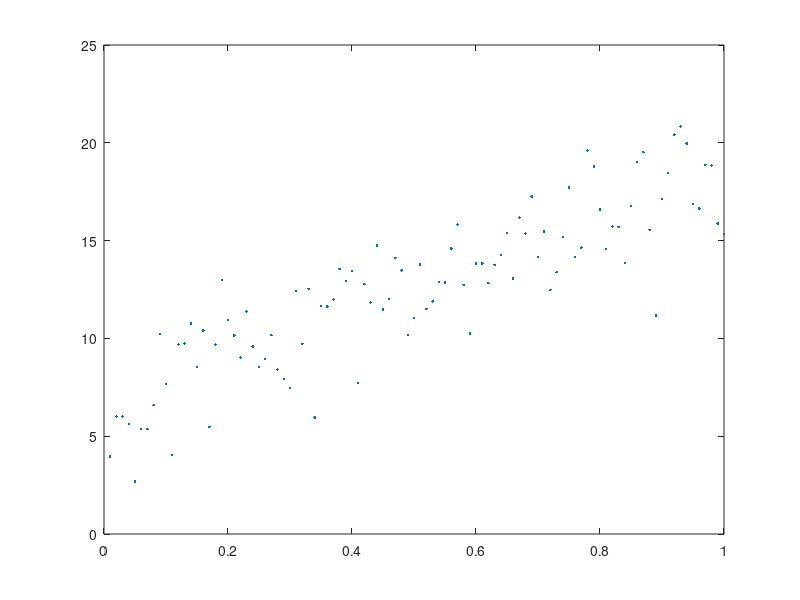

This figure's MATLAB source:
%linregest.m
clear all
N = 100;
x = ( (1:N)/N )';
beta = [6;13];
sigma = 2;
A = [ones(N,1),x];
y = A*beta + sigma*randn(N,1);
plot(x,y,'.');
betahat = A'*A\(A'*y)
%betahat2 = pinv(A)*y  %the same
sigmahat = norm(y - A*betahat)/sqrt(N)
